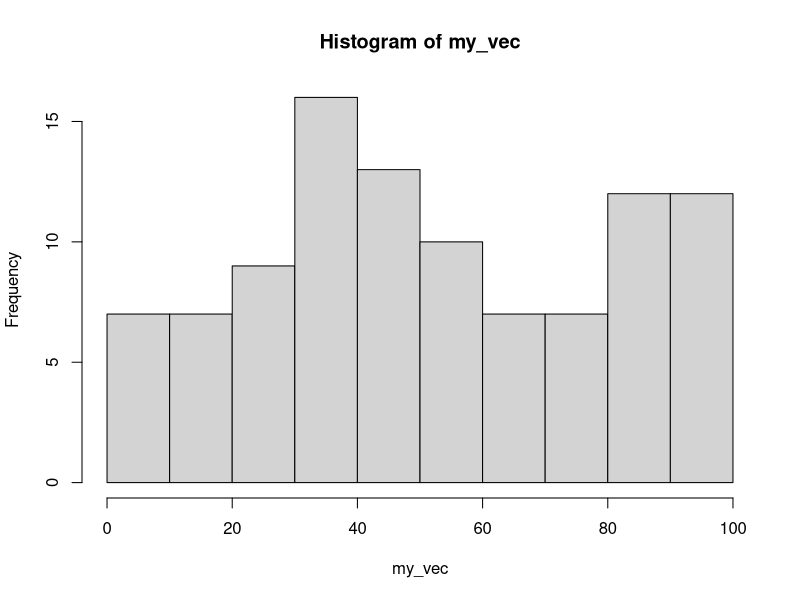

Write the R code that produced this figure.
my_vec<-runif(100, min = 0, max = 100)
my_vec
str(my_vec)
summary(my_vec)
hist(my_vec)
data(mtcars)
class(mtcars)
str(mtcars)
summary(mtcars)
iris
str(iris)
nrow(iris)
ncol(iris)
width<- iris$Sepal.Width
width
width[100]
tail(width,n=1)
selectedrows<-iris[10:20,]
selectedrows
selectedrowscolumns<-iris[10:20,c("Species", "Petal.Length","Petal.Width")]
selectedrowscolumns
selectedrowscolumns1<-iris[10:20,3:5]
selectedrowscolumns1
selectedrows1<-iris[c(1:10,20,100),]
selectedrows1
firstrow<-iris[1,"Sepal.Length"]
firstrow
firstrow1<-iris[1,1]
firstrow1
firstrow2<-iris[-c(2:150),-c(2:5)]
firstrow2


